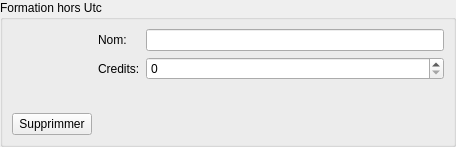
<?xml version="1.0" encoding="UTF-8"?>
<ui version="4.0">
 <class>QFormation</class>
 <widget class="QWidget" name="QFormation">
  <property name="geometry">
   <rect>
    <x>0</x>
    <y>0</y>
    <width>456</width>
    <height>147</height>
   </rect>
  </property>
  <property name="windowTitle">
   <string>Form</string>
  </property>
  <layout class="QHBoxLayout" name="horizontalLayout">
   <property name="leftMargin">
    <number>0</number>
   </property>
   <property name="topMargin">
    <number>0</number>
   </property>
   <property name="rightMargin">
    <number>0</number>
   </property>
   <property name="bottomMargin">
    <number>0</number>
   </property>
   <item>
    <widget class="QGroupBox" name="groupBox">
     <property name="title">
      <string>Formation hors Utc</string>
     </property>
     <layout class="QVBoxLayout" name="verticalLayout">
      <property name="leftMargin">
       <number>9</number>
      </property>
      <property name="topMargin">
       <number>9</number>
      </property>
      <property name="rightMargin">
       <number>9</number>
      </property>
      <property name="bottomMargin">
       <number>9</number>
      </property>
      <item>
       <layout class="QHBoxLayout" name="horizontalLayout_3">
        <item>
         <layout class="QVBoxLayout" name="verticalLayout_2">
          <item>
           <spacer name="verticalSpacer">
            <property name="orientation">
             <enum>Qt::Vertical</enum>
            </property>
            <property name="sizeHint" stdset="0">
             <size>
              <width>20</width>
              <height>40</height>
             </size>
            </property>
           </spacer>
          </item>
          <item>
           <widget class="QPushButton" name="buttonDelete">
            <property name="text">
             <string>Supprimmer</string>
            </property>
           </widget>
          </item>
         </layout>
        </item>
        <item>
         <layout class="QFormLayout" name="formLayout">
          <item row="1" column="0">
           <widget class="QLabel" name="label">
            <property name="text">
             <string>Credits:</string>
            </property>
           </widget>
          </item>
          <item row="1" column="1">
           <widget class="QSpinBox" name="spinCredits">
            <property name="maximum">
             <number>500</number>
            </property>
           </widget>
          </item>
          <item row="0" column="0">
           <widget class="QLabel" name="label_2">
            <property name="text">
             <string>Nom:</string>
            </property>
           </widget>
          </item>
          <item row="0" column="1">
           <widget class="QLineEdit" name="editName"/>
          </item>
         </layout>
        </item>
       </layout>
      </item>
     </layout>
    </widget>
   </item>
  </layout>
 </widget>
 <resources/>
 <connections/>
</ui>
